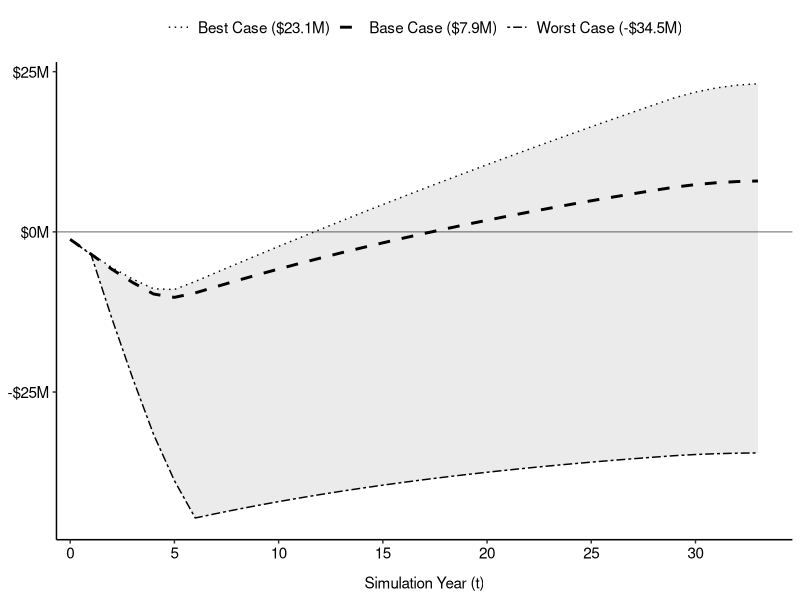

Reproduce this figure in R.
library(dplyr)
library(tidyr)
library(scales)
library(ggplot2)

# Parameters Matrix ------------------------------------------------------------
parameter_CE_target_wage=155350   # Target income CE is willing to give up to get
parameter_NC_target_wage=99234.37 # Target income NC is willing to give up to get
parameter_CE_old_wage=145906.04   # The old income CE had before enrollment. 
parameter_NC_old_wage=84295.86    # The old income NC had before enrollment. 
parameter_stipend=37000           # Annual stipend for funded trainees during training years. 
parameter_COE_wage=16000          # Annual cost-of-education allocation used for funded trainees.
parameter_intern_cost=2500        # Industry internship cost applied in trainee experience year 1.
parameter_onboard_NC=4700         # One-time recruitment friction applied in experience year 2 for non-coders.
parameter_onboard_CE=6200         # One-time specialized onboarding friction applied in experience year 2 for coding experts.
parameter_attrition_rate = 0.23   # Master's attrition is that from Council of Graduate School

# Counterfactual----------------------------------------------------------------
npv_calc_utility <- function(COE_util = 0.50, 
                             sear_y_2 = 0.50, 
                             sear_y_3 = 0.05, 
                             prob_ris = 0.117, 
                             mrp_coef = 0.70,
                             privat_r = 0.07,
                             social_r = 0.03,
                             attrition_rate = parameter_attrition_rate,
                             add_to_each_new_cohort = 0,
                             CE_target_wage=parameter_CE_target_wage,
                             NC_target_wage=parameter_NC_target_wage,
                             CE_old_wage=parameter_CE_old_wage,   
                             NC_old_wage=parameter_NC_old_wage,    
                             stipend=parameter_stipend,        
                             COE_wage=parameter_COE_wage,       
                             intern_cost=parameter_intern_cost,     
                             onboard_NC=parameter_onboard_NC,      
                             onboard_CE=parameter_onboard_CE){
  
  time_horizon <- 0:34
  cohort_1 <- data.frame(
    trainee_id   = 1:4,
    type         = c("FT-CE", "NT-CE", "FT-NC", "NT-NC"),
    t_start      = 0
  )
  
  cohorts_rest_list <- list()
  current_ft_total <- 2 + (4 * 2)
  
  for (cohort_idx in 1:4) {
    # Start with the baseline 4 trainees for this cohort
    base_types <- c("FT-CE", "NT-CE", "FT-NC", "NT-NC")
    added_types <- c()
    
    if (add_to_each_new_cohort > 0) {
      # Loop through the number of trainees to add to this cohort
      # We add them in balanced pairs or blocks to preserve CE == NC
      for (i in seq(1, add_to_each_new_cohort, by = 2)) {
        
        # Check if we have room under the 25 FT 5-year budget ceiling to add 1 more FT pair
        # (1 FT-CE and 1 FT-NC keeps CE/NC balanced and adds 2 to the FT count)
        if (current_ft_total + 2 <= 25) {
          added_types <- c(added_types, "FT-CE", "FT-NC")
          current_ft_total <- current_ft_total + 2
        } else {
          # If FT is capped out at 25, the website recruits Non-Funded trainees instead
          added_types <- c(added_types, "NT-CE", "NT-NC")
        }
      }
    }
    
    # Combine baseline and added trainees for this specific cohort year
    cohorts_rest_list[[cohort_idx]] <- data.frame(
      type    = c(base_types, added_types),
      t_start = cohort_idx
    )
  }
  
  metadata <- bind_rows(cohort_1, bind_rows(cohorts_rest_list)) %>%
    mutate(trainee_id = row_number())
  
  df_list <- list()
  for (current_time in time_horizon) {
    df_list[[as.character(current_time)]] <- metadata %>%
      filter(t_start <= current_time) %>%
      mutate(t = current_time, t_exp = t - t_start) %>%
      filter(t_exp <= 29) 
  }
  sim_df <- bind_rows(df_list)
  
  sim_df <- sim_df %>%
    mutate(
      # --- PRE-GRADUATION PHASE ---
      COE_Stipend = ifelse(grepl("FT-", type) & t_exp <= 1, COE_wage * COE_util + stipend, 0),
      
      # Safety Floor to prevent log(0) -> -Inf
      stipend_floor = ifelse(COE_Stipend > 0, COE_Stipend, 1),
      
      # Worker Training Phase Welfare Change (Log Utility converted to EV Dollars)
      work_deficit_i = case_when(
        t_exp < 2 & type == "FT-CE" ~ CE_old_wage * (log(stipend_floor) - log(CE_old_wage)),
        t_exp < 2 & type == "FT-NC" ~ NC_old_wage * (log(stipend_floor) - log(NC_old_wage)),
        t_exp < 2 & type == "NT-NC" ~ NC_old_wage * (log(1) - log(NC_old_wage)), # Infinite loss bounded to $1 floor
        TRUE ~ 0 # NT-CE retains their baseline wage, utility change is 0
      ),
      
      intern_cost_1 = ifelse(t_exp == 1, intern_cost, 0),
      
      # --- POST-GRADUATION PHASE ---
      old_wage = case_when(
        t_exp >= 2 & grepl("-CE", type) ~ CE_old_wage,
        t_exp >= 2 & grepl("-NC", type) ~ NC_old_wage,
        TRUE ~ 0
      ),
      comp_market = case_when(
        t_exp >= 2 & grepl("-CE", type) ~ CE_target_wage,
        t_exp >= 2 & grepl("-NC", type) ~ NC_target_wage,
        TRUE ~ 0
      ),
      
      # Calculate actual realized take-home pay
      realized_wage = case_when(
        t_exp == 2 ~ comp_market * (1 - sear_y_2) * (1 - prob_ris),
        t_exp >= 3 ~ comp_market * (1 - sear_y_3) * (1 - prob_ris),
        TRUE ~ 0
      ),
      
      # Safety Floor for realized wage to prevent log(0) in Worst Case scenarios
      realized_wage_floor = ifelse(realized_wage > 0, realized_wage, 1),
      
      # Worker Post-Grad Welfare Change (Log Utility converted to EV Dollars)
      work_surplus_i = ifelse(t_exp >= 2, 
                              (1 - attrition_rate) * (comp_market * (log(realized_wage_floor) - log(old_wage))), 
                              0),
      
      # Firm Financial Surplus
      mrp = ifelse(t_exp >= 2, comp_market * (1 + mrp_coef), 0),
      business_surplus_i = ifelse(t_exp >= 2, (1 - attrition_rate) * (mrp - realized_wage), 0),
      
      onboard_cost_2 = case_when(
        t_exp == 2 & grepl("-CE", type) ~ onboard_CE,
        t_exp == 2 & grepl("-NC", type) ~ onboard_NC,
        TRUE ~ 0
      ),
      
      # --- SOCIETAL DEADWEIGHT LOSS ---
      deadweight_loss_friction_i = ifelse(t_exp >= 2, 
                                          (1 - attrition_rate) * (comp_market * (log(comp_market) - log(realized_wage_floor))), 
                                          0),
      
      # --- LIFECYCLE TOTALS ---
      costs        =  intern_cost_1 + onboard_cost_2,
      social_costs = costs + deadweight_loss_friction_i,
      
      # Total Private Benefit combines Firm Wealth + Worker Welfare
      benefits     = business_surplus_i + work_surplus_i + work_deficit_i,
      
      individual_time_npv  = (benefits - costs) / ((1 + privat_r) ^ t),
      individual_time_snpv = (benefits - social_costs) / ((1 + social_r) ^ t)
    )
  
  total_npv  <- sum(sim_df$individual_time_npv)
  total_snpv <- sum(sim_df$individual_time_snpv)
  
  return(list(data = sim_df, npv = total_npv, snpv = total_snpv))
}

# Base-Case, Best-Case, and Worst-Case Value
base_util  <- npv_calc_utility()
best_util  <- npv_calc_utility(COE_util=0.90, 
                               sear_y_2=0.25, 
                               sear_y_3=0.01, 
                               prob_ris=0.076, 
                               mrp_coef=0.75, 
                               privat_r=0.05, 
                               social_r=0.01)
worst_util <- npv_calc_utility(COE_util=0.10, 
                               sear_y_2=1.00, 
                               sear_y_3=0.09, 
                               prob_ris=0.13, 
                               mrp_coef=0.65, 
                               privat_r=0.1, 
                               social_r=0.05)

print(paste("Base-Case NPV:", dollar(base_util$npv), " | SNPV:", dollar(base_util$snpv)))
print(paste("Best-Case NPV:", dollar(best_util$npv), " | SNPV:", dollar(best_util$snpv)))
print(paste("Worst-Case NPV:", dollar(worst_util$npv), " | SNPV:", dollar(worst_util$snpv)))

# Plot--------------------------------------------------------------------------
get_cum_snpv <- function(res,scenario_name) {
  res$data %>%
    group_by(t) %>%
    summarise(annual_snpv = sum(individual_time_snpv, na.rm = TRUE)) %>%
    ungroup() %>%
    mutate(
      cumulative_snpv = cumsum(annual_snpv),
      scenario = scenario_name
    )
}

base_df  <- get_cum_snpv(base_util,"Baseline") 
best_df  <- get_cum_snpv(best_util,"Best Case")
worst_df <- get_cum_snpv(worst_util,"Worst Case")

ribbon_data <- base_df %>%
  select(t, baseline = cumulative_snpv) %>%
  left_join(select(best_df, t, best = cumulative_snpv), by = "t") %>%
  left_join(select(worst_df, t, worst = cumulative_snpv), by = "t")

lbl_best     <- paste0("Best Case (",     dollar_format(scale_cut = cut_short_scale(), accuracy = 0.1)(best_util$snpv), ")")
lbl_baseline <- paste0("Base Case (",     dollar_format(scale_cut = cut_short_scale(), accuracy = 0.1)(base_util$snpv), ")")
lbl_worst    <- paste0("Worst Case (",    dollar_format(scale_cut = cut_short_scale(), accuracy = 0.1)(worst_util$snpv), ")")

manual_linetypes <- c("dotted", "dashed", "twodash")
names(manual_linetypes) <- c(lbl_best, lbl_baseline, lbl_worst)

p <- ggplot(ribbon_data, aes(x = t)) +
  geom_hline(yintercept = 0, color = "black", linetype = "solid", linewidth = 0.4, alpha = 0.5) +
  geom_ribbon(aes(ymin = worst, ymax = best), fill = "black", alpha = 0.08) +
  
  geom_line(aes(y = best,     linetype = lbl_best),     color = "black", linewidth = 0.5) +  
  geom_line(aes(y = baseline, linetype = lbl_baseline), color = "black", linewidth = 1) +
  geom_line(aes(y = worst,    linetype = lbl_worst),    color = "black", linewidth = 0.5) + 
  
  scale_linetype_manual(values = manual_linetypes, breaks = c(lbl_best, lbl_baseline, lbl_worst)) +
  scale_x_continuous(breaks = seq(0, 34, by = 5), expand = expansion(mult = c(0.02, 0.05))) +
  scale_y_continuous(labels = label_dollar(scale = 1e-6, suffix = "M")) +
  labs(
    x = "Simulation Year (t)",
    y = NULL,
    linetype = NULL 
  ) +
  theme_classic() + # Strip default theme settings first
  theme(
    # FORCE ALL TEXT TO EXACTLY 11 PT
    axis.title.x = element_text(size = 11, color = "black", margin = margin(t = 10)),
    axis.title.y = element_text(size = 11, color = "black", margin = margin(r = 10)),
    axis.text.x  = element_text(size = 11, color = "black"),
    axis.text.y  = element_text(size = 11, color = "black"),
    legend.title = element_text(size = 11, color = "black", face = "bold"),
    legend.text  = element_text(size = 11, color = "black"),
    
    # Layout Adjustments
    axis.line       = element_line(color = "black", linewidth = 0.5),
    legend.position = "top"
  )

ggsave(
  filename   = "simulation_plot.png", 
  plot       = p, 
  device     = "png", 
  dpi        = 300,        # High print resolution
  width      = 6.5,        # Width in inches (standard page width)
  height     = 4.5,        # Aspect ratio control
  units      = "in"
)

# ACT-02------------------------------------------------------------------------
# ACT-02: GIEI and other events: Develop GIEI centralized approval guidelines 
# and plan implementations from day one, not ad hoc.

# This implies that GIEI events may produce the weak links to reduce job 
# frictions.

# The assumption is:
# - Base-Case For Act 02, the base case prevents 2 trainees per cohort from 
# spending on a job search by reducing from 6 months (50% = 6/12) to 1 month
# for two trainees per cohort in search 2 year.
# Input: (1*2+6*2)/(12*4)

# - Best case is 3 trainees per cohort in search 2 year.
# Input: (1*3+3)/(12*4)

# - Worst case is 1 trainee per cohort in search 2 year.
# Input: (1+12*3)/(12*4)

# Base-Case Value
base_ACT02<-npv_calc_utility(sear_y_2 = (1*2+6*2)/(12*4))
best_ACT02<-npv_calc_utility(COE_util = 0.90, 
                     sear_y_2 = (1*3+3)/(12*4), 
                     sear_y_3 = 0.01, 
                     prob_ris = 0.076, 
                     mrp_coef = 0.75,
                     privat_r = 0.05,
                     social_r = 0.01)
worst_ACT02<-npv_calc_utility(COE_util = 0.10, 
                      sear_y_2 = (1+12*3)/(12*4), 
                      sear_y_3 = 0.09, 
                      prob_ris = 0.13, 
                      mrp_coef = 0.65,
                      privat_r = 0.1,
                      social_r = 0.05)

print(paste("ACT-02 Base: Difference:",dollar_format()(base_ACT02$npv - base_util$npv),"| Social Difference:",dollar_format()(base_ACT02$snpv - base_util$snpv)))
print(paste("ACT-02 Best: Difference:",dollar_format()(best_ACT02$npv - best_util$npv),"| Social Difference:",dollar_format()(best_ACT02$snpv - best_util$snpv)))
print(paste("ACT-02 Worst: Difference:",dollar_format()(worst_ACT02$npv - worst_util$npv),"| Social Difference:",dollar_format()(worst_ACT02$snpv - worst_util$snpv)))


# ACT-03------------------------------------------------------------------------
# ACT-03: Coding course: Develop a self-paced online course or a limited 
# introduction to coding.

# This implies that NC turns into CE at entry level and MRP increases to 1.
# BLS report in May 2022 is 25th percentile annual wage is $96,790, adjusting to
# $103,278.44 in October 2025.

parameter_Entry_CE_target_wage=103278.44

base_ACT03  <- npv_calc_utility(NC_target_wage = parameter_Entry_CE_target_wage, 
                                onboard_NC=parameter_onboard_CE, 
                                mrp_coef=1)
best_ACT03 <- npv_calc_utility(NC_target_wage = parameter_Entry_CE_target_wage, 
                               onboard_NC=parameter_onboard_CE, 
                               COE_util=0.90, 
                               sear_y_2=0.25, 
                               sear_y_3=0.01, 
                               prob_ris=0.076, 
                               mrp_coef=1, 
                               privat_r=0.05, 
                               social_r=0.01)
worst_ACT03 <- npv_calc_utility(NC_target_wage = parameter_Entry_CE_target_wage, 
                                onboard_NC=parameter_onboard_CE, 
                                COE_util=0.10, 
                                sear_y_2=1.00, 
                                sear_y_3=0.09, 
                                prob_ris=0.13, 
                                mrp_coef=1, 
                                privat_r=0.1, 
                                social_r=0.05)

print(paste("ACT-03 Base: Difference:", dollar_format()(base_ACT03$npv - base_util$npv), 
            "| Social Difference:", dollar_format()(base_ACT03$snpv - base_util$snpv)))

print(paste("ACT-03 Best: Difference:", dollar_format()(best_ACT03$npv - best_util$npv), 
            "| Social Difference:", dollar_format()(best_ACT03$snpv - best_util$snpv)))

print(paste("ACT-03 Worst: Difference:", dollar_format()(worst_ACT03$npv - worst_util$npv), 
            "| Social Difference:", dollar_format()(worst_ACT03$snpv - worst_util$snpv)))

# ACT-04------------------------------------------------------------------------
# ACT-04: Program Website: Show resources with details on funding, 
# travel opportunities, prerequisite knowledge, professional development 
# tracking tool, and event calendar as a recruitment tool.

# This implies that this website helps attract more trainees per cohort. One 
# trainee mentioned that they tried to use that to recruit them.

# The assumption is:
# - Base-Case: recruits 6 trainees per cohort after first cohort due to website.

# - Best case: recruits 10 trainees per cohort after first cohort due to website.

# - Worst case: recruits 2 trainees per cohort after first cohort due to website.

base_ACT04<-npv_calc_utility(add_to_each_new_cohort = 6)
best_ACT04<-npv_calc_utility(add_to_each_new_cohort = 10,
                             COE_util = 0.90, 
                             sear_y_2 = .25, 
                             sear_y_3 = 0.01, 
                             prob_ris = 0.076, 
                             mrp_coef = 0.75,
                             privat_r = 0.05,
                             social_r = 0.01)
worst_ACT04<-npv_calc_utility(add_to_each_new_cohort = 2,
                              COE_util = 0.10, 
                              sear_y_2 = 1, 
                              sear_y_3 = 0.09, 
                              prob_ris = 0.13, 
                              mrp_coef = 0.65,
                              privat_r = 0.1,
                              social_r = 0.05)

print(paste("ACT-04 Base: Difference:", dollar_format()(base_ACT04$npv - base_util$npv), 
            "| Social Difference:", dollar_format()(base_ACT04$snpv - base_util$snpv)))

print(paste("ACT-04 Best: Difference:", dollar_format()(best_ACT04$npv - best_util$npv), 
            "| Social Difference:", dollar_format()(best_ACT04$snpv - best_util$snpv)))

print(paste("ACT-04 Worst: Difference:", dollar_format()(worst_ACT04$npv - worst_util$npv), 
            "| Social Difference:", dollar_format()(worst_ACT04$snpv - worst_util$snpv)))

# ACT-06------------------------------------------------------------------------
# ACT-06: Description: Organize intentional, low-pressure social events for the cohort to 
# build community belongingness and mitigate isolation-driven attrition.
#
# Empirical Anchor: Walton et al. (2023) in Science established a 3-way interaction 
# CATE of 0.013 for belonging interventions delivered to historically marginalized groups
# within supportive contexts ("belonging affordances"). 
#
# Execution Variance Bounds:
#   - Base-Case:  Replicates literature exactly (Δ = 0.013) -> 0.23 - 0.013
#   - Best-Case:  Optimized, culturally authentic ASL space (Δ = 0.019) -> 0.23 - 0.019
#   - Worst-Case: Underfunded, low-engagement execution (Δ = 0.007) -> 0.23 - 0.007

base_ACT06<-npv_calc_utility(attrition_rate = parameter_attrition_rate - 0.013)
best_ACT06<-npv_calc_utility(attrition_rate = parameter_attrition_rate - 0.019,
                             COE_util = 0.90, 
                             sear_y_2 = .25, 
                             sear_y_3 = 0.01, 
                             prob_ris = 0.076, 
                             mrp_coef = 0.75,
                             privat_r = 0.05,
                             social_r = 0.01)
worst_ACT06<-npv_calc_utility(attrition_rate = parameter_attrition_rate - 0.007,
                              COE_util = 0.10, 
                              sear_y_2 = 1, 
                              sear_y_3 = 0.09, 
                              prob_ris = 0.13, 
                              mrp_coef = 0.65,
                              privat_r = 0.1,
                              social_r = 0.05)


print(paste("ACT-06 Base: Difference:", dollar_format()(base_ACT06$npv - base_util$npv), 
            "| Social Difference:", dollar_format()(base_ACT06$snpv - base_util$snpv)))

print(paste("ACT-06 Best: Difference:", dollar_format()(best_ACT06$npv - best_util$npv), 
            "| Social Difference:", dollar_format()(best_ACT06$snpv - best_util$snpv)))

print(paste("ACT-06 Worst: Difference:", dollar_format()(worst_ACT06$npv - worst_util$npv), 
            "| Social Difference:", dollar_format()(worst_ACT06$snpv - worst_util$snpv)))


# ACT-07------------------------------------------------------------------------
# Recruitment: Invest in a dedicated role or coordinator to recruit students 
# and external partners like IAB and prospects.

# This implies that the coordinator scales cohort sizes AND directly places a 
# portion of the cohort into 1-month fast-track jobs (1/12 friction) via the IAB,
# dropping the weighted average search lag (sear_y_2) across the whole cohort.

# Base-Case: Add 6 trainees.  2 out of 4 baseline slots skip search friction
base_ACT07  <- npv_calc_utility(add_to_each_new_cohort = 6,
                                sear_y_2               = (1*2+6*2)/(12*4))

# Best-Case: Add 10 trainees. 3 out of 4 baseline slots skip search friction.
best_ACT07  <- npv_calc_utility(add_to_each_new_cohort = 10,
                                sear_y_2               = (1*3+3)/(12*4),
                                COE_util               = 0.90, 
                                sear_y_3               = 0.01, 
                                prob_ris               = 0.076, 
                                mrp_coef               = 0.75,
                                privat_r               = 0.05,
                                social_r               = 0.01)

# Worst-Case: Failed role. Adds 2 trainees. 1 slot gets placed,
# but the rest face unmitigated 100% friction (sear_y_2 = 1.0) due to lack of support.
worst_ACT07 <- npv_calc_utility(add_to_each_new_cohort = 2, 
                                sear_y_2               = (1+12*3)/(12*4),
                                COE_util               = 0.10, 
                                sear_y_3               = 0.09, 
                                prob_ris               = 0.130, 
                                mrp_coef               = 0.65,
                                privat_r               = 0.10,
                                social_r               = 0.05)

print(paste("ACT-07 Base: Difference:", dollar_format()(base_ACT07$npv - base_util$npv), 
            "| Social Difference:", dollar_format()(base_ACT07$snpv - base_util$snpv)))

print(paste("ACT-07 Best: Difference:", dollar_format()(best_ACT07$npv - best_util$npv), 
            "| Social Difference:", dollar_format()(best_ACT07$snpv - best_util$snpv)))

print(paste("ACT-07 Worst: Difference:", dollar_format()(worst_ACT07$npv - worst_util$npv), 
            "| Social Difference:", dollar_format()(worst_ACT07$snpv - worst_util$snpv)))
# ACT-08------------------------------------------------------------------------
# Gitea + Medallion in Gallaudet University for AI foundation

# This implies that students have hand-on experience with technology to allow,
# them to do data annotation, ML training, and mathematical inventions. This
# may be characterized as technology frontiers.

# The article "The Skill Premium in Times of Rapid Technological Change"
# mentioned that 57% of jobs involving a new technology require a college 
# degree compared to 34% of jobs involving 80-aged technologies. 32% for 
# college premium is due to technology shock. But in conservative mindset, thus:
# new_CE_target_wage = parameter_CE_target_wage * 1.16

# Base-Case: Apply the 16% tech shock discount to Year 2 friction and add the 0.01 MRP lift.
base_ACT08  <- npv_calc_utility(CE_target_wage=parameter_CE_target_wage * 1.16,
                                mrp_coef = 0.70 + 0.01)

# Best-Case: Fully optimized implementation. The tech shock discount compounds with
# an optimized baseline search parameter (0.25) and captures the 0.01 frontier lift.
best_ACT08  <- npv_calc_utility(CE_target_wage=parameter_CE_target_wage * 1.16,
                                COE_util=0.90, 
                                sear_y_2=0.25, 
                                sear_y_3=0.01, 
                                prob_ris=0.076,
                                mrp_coef=0.75 + 0.01, 
                                privat_r=0.05, 
                                social_r=0.01)

# Worst-Case: Disorganized execution / "Data Swamp". Trainees fail to realize the 
# tech shock discount or the productivity lift due to severe technical friction.
worst_ACT08 <- npv_calc_utility(COE_util=0.10, 
                                sear_y_2=1.00, 
                                sear_y_3=0.09, 
                                prob_ris=0.13, 
                                mrp_coef=0.65, 
                                privat_r=0.1, 
                                social_r=0.05)

print(paste("ACT-08 Base: Difference:", dollar_format()(base_ACT08$npv - base_util$npv), 
            "| Social Difference:", dollar_format()(base_ACT08$snpv - base_util$snpv)))

print(paste("ACT-08 Best: Difference:", dollar_format()(best_ACT08$npv - best_util$npv), 
            "| Social Difference:", dollar_format()(best_ACT08$snpv - best_util$snpv)))

print(paste("ACT-08 Worst: Difference:", dollar_format()(worst_ACT08$npv - worst_util$npv), 
            "| Social Difference:", dollar_format()(worst_ACT08$snpv - worst_util$snpv)))

# ACT-09------------------------------------------------------------------------
# ACT-08: Data Science Mentorship: Assign a dedicated Data Scientist to 
# mentorship.

# This implies that NC turns into CE at entry level and MRP increases to 1.
# BLS report in May 2022 is 25th percentile annual wage is $96,790, adjusting to
# $103,278.44 in October 2025.

# Bettinger & Baker (2014) RCT Benchmark: Proactive student coaching and 
# academic mentorship reduced university dropout/attrition by 5.0 to 9.0 
# percentage points (ATE = -0.05 to -0.09).

# Direct mentorship mitigates the attrition rate.
parameter_Entry_CE_target_wage=103278.44
parameter_reduced_attrition_rate=

base_ACT09  <- npv_calc_utility(NC_target_wage = parameter_Entry_CE_target_wage, 
                                onboard_NC=parameter_onboard_CE, 
                                attrition_rate=parameter_attrition_rate - 0.07,
                                mrp_coef=1)
best_ACT09 <- npv_calc_utility(NC_target_wage = parameter_Entry_CE_target_wage, 
                               onboard_NC=parameter_onboard_CE, 
                               attrition_rate=parameter_attrition_rate - 0.09,
                               COE_util=0.90, 
                               sear_y_2=0.25, 
                               sear_y_3=0.01, 
                               prob_ris=0.076, 
                               mrp_coef=1, 
                               privat_r=0.05, 
                               social_r=0.01)
worst_ACT09 <- npv_calc_utility(NC_target_wage = parameter_Entry_CE_target_wage, 
                                onboard_NC=parameter_onboard_CE, 
                                attrition_rate=parameter_attrition_rate - 0.05,
                                COE_util=0.10, 
                                sear_y_2=1.00, 
                                sear_y_3=0.09, 
                                prob_ris=0.13, 
                                mrp_coef=1, 
                                privat_r=0.1, 
                                social_r=0.05)

print(paste("ACT-09 Base: Difference:", dollar_format()(base_ACT09$npv - base_util$npv), 
            "| Social Difference:", dollar_format()(base_ACT09$snpv - base_util$snpv)))

print(paste("ACT-09 Best: Difference:", dollar_format()(best_ACT09$npv - best_util$npv), 
            "| Social Difference:", dollar_format()(best_ACT09$snpv - best_util$snpv)))

print(paste("ACT-09 Worst: Difference:", dollar_format()(worst_ACT09$npv - worst_util$npv), 
            "| Social Difference:", dollar_format()(worst_ACT09$snpv - worst_util$snpv)))
